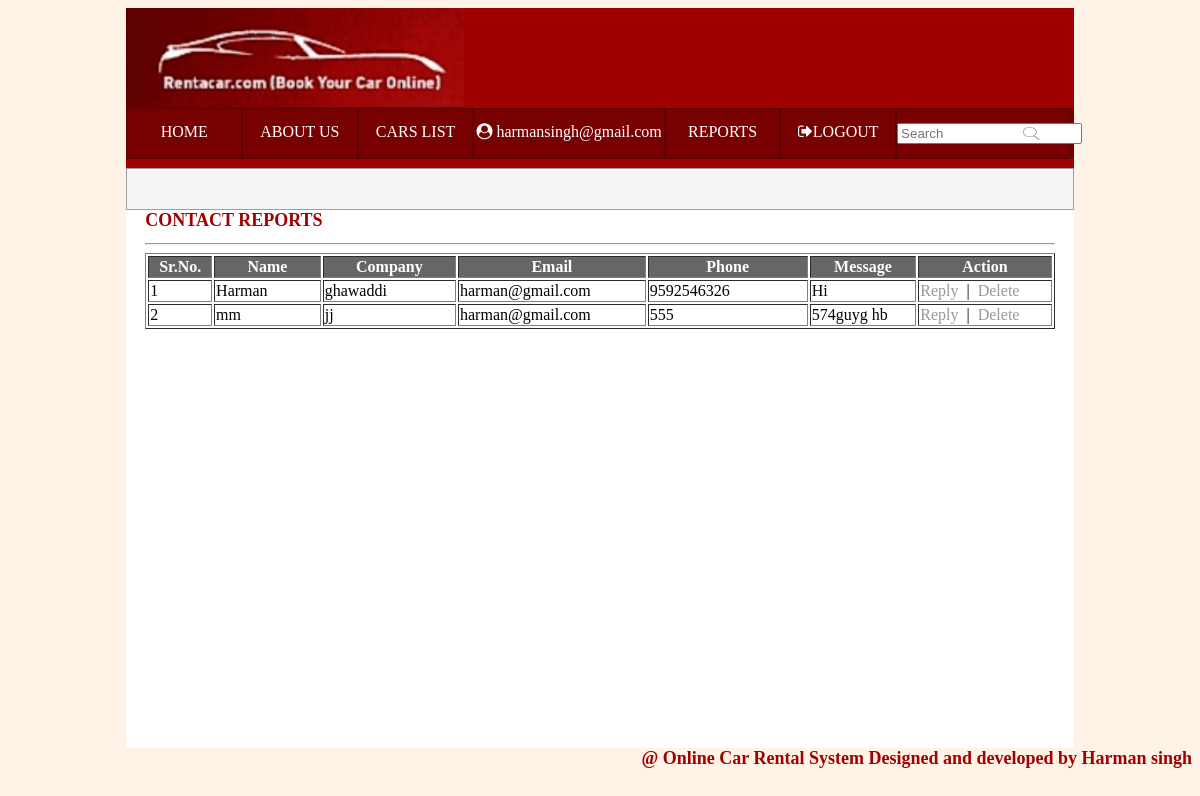
/admin/contact_reports.php (signed in), run on the app's committed database.
### tables this page shows
CREATE TABLE `tbl_users` (
  `user_id` int(11) NOT NULL,
  `username` varchar(60) NOT NULL,
  `email` varchar(60) NOT NULL,
  `password` varchar(255) NOT NULL
);

CREATE TABLE `contact` (
  `id` int(11) NOT NULL,
  `name` varchar(255) NOT NULL,
  `company` varchar(255) NOT NULL,
  `email` varchar(255) NOT NULL,
  `phone` bigint(20) NOT NULL,
  `message` varchar(255) NOT NULL
);

### admin/contact_reports.php (the view, shortened to what this page needs)
<?php
include("common/connect.php");
$query = $con->query("SELECT * FROM tbl_users WHERE user_id=".$_SESSION['userSession']);
$userRow=$query->fetch_array();
?>
<?php
include("common/connect.php");
?>
<!DOCTYPE HTML>
<html>
<head>
<link href="css/style.css" rel="stylesheet" type="text/css"/>
<link rel="stylesheet" href="../font-awesome/css/font-awesome.min.css">
</head>
<body>
<div class="mainbox" style="height:740px;">
<div class="header">
<div class="headercar"><img src="img/headercar.png"style="height:100px;"/></div>
<div class="linksheader">
<div class="link" align="center"><a href="home.php">HOME</a></div>
<div class="link" align="center"><a href="about.php">ABOUT US</a></div>
<div class="link" align="center"><a href="car_listing.php">CARS LIST</a></div>
<div style="width:20%; height:35px; float:left; padding-top:14px;border:1px solid #5E0000;" align="center">
<div class="dropdown">
<span class="fa fa-user-circle"></span>&nbsp;<?php echo $userRow['email']; ?>
</div>
</div>
<div class="link" align="center">
<div class="dropdown">
<span>REPORTS</span>
</div>
</div>
<div class="link" align="center"><a href="logout.php?logout"><span class="fa fa-sign-out"></span>LOGOUT</a></div>
<div style="width:18.3%; height:35px; float:left; padding-top:14px;border:1px solid #5E0000;">
<div style="width:40%; float:left;"><input type="search" name="search" placeholder="Search"/></div>
<div style="width:30%; height:10px; padding-top:1px;  float:right;"><img src="img/search.jpg" style="width:50%; height:19px; float:left;"/></div></div>
</div>
</div>
<div class="bar"></div>
<div class="tablebox">
<div class="heading">CONTACT REPORTS</div><hr/>
<table border="1">
<tr>
<th style="width:4%;">Sr.No.</th>
<th style="width:8%;">Name</th>
<th style="width:10%;">Company</th>
<th style="width:12%;">Email</th>
<th style="width:12%;">Phone</th>
<th style="width:8%;">Message</th>
<th style="width:10%;">Action</th>
</tr>
<?php
$select="select * from contact";
$sql=mysqli_query($con,$select) or die("error");
$i=1;
while($row=mysqli_fetch_array($sql,MYSQLI_ASSOC)){
?>
<tr>
<td><?php echo $i;?></td>
<td><?php echo $row['name']; ?></td>
<td><?php echo $row['company']; ?></td>
<td><?php echo $row['email']; ?></td>
<td><?php echo $row['phone']; ?></td>
<td><?php echo $row['message']; ?></td>
<td><a href="#"><span style="color:#999999;">Reply</span></a>&nbsp; | &nbsp;<a href="contact_reports.php?did=<?php echo $row['id'];?>"><span style="color:#999999;">Delete</span></a></td>
</tr>
<?php $i++;} ?>
</table>
</div>
</div>
<div class="heading" align="right">@ Online Car Rental System Designed and developed by Harman singh</div>
</body>
</html>

### admin/css/style.css (style rules this page uses)
th { background-color:#666666; color:#FFFFFF; }
a { text-decoration:none; color:#FFFFFF; }
body { background-color:#FFF2E6; }
.mainbox { width:80%; height:1180px; margin-left:10%; margin-right:10%; background-color:#FFFFFF; }
.header { width:100%; height:160px; background-color:#9F0000; }
.headercar { width:100%; height:100px; }
.linksheader { width:100%; height:50px; background-color:#770000; }
.link { width:12%; height:35px; float:left; padding-top:14px; border:1px solid #5E0000; }
.heading { width:100%; height:25px; color:#9F0000; font-weight:600; font-size:18px; }
.bar { width:99.8%; height:40px; border:1px solid #9F9F9F; background-color:#F5F5F5; }
.tablebox { width:96%; height:500px; margin-left:2%; margin-right:2%; border:0px solid black; }
.dropdown { position: relative; display: inline-block; color:#FFFFFF; }

### data on the page
tbl_users: email "harmansingh@gmail.com"
contact: name "Harman", company "ghawaddi", email "harman@gmail.com", phone "9592546326", message "Hi"
contact: name "mm", company "jj", email "harman@gmail.com", phone "555", message "574guyg hb"
